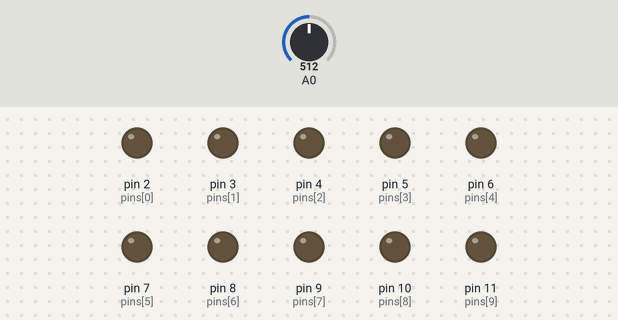
Bench run of a sketch on a simulated Arduino Uno, built with avr-gcc and run on an emulated ATmega328P. On the bench: output pins drawn as LEDs (lit = HIGH). Inputs (shaded band) come from the test bench; at power-on: A0 = 512. What the sketch prints to the serial monitor is not drawn.

Above: at 1.2 s.
1.3 s: A0 set to 466
At 1.45 s:
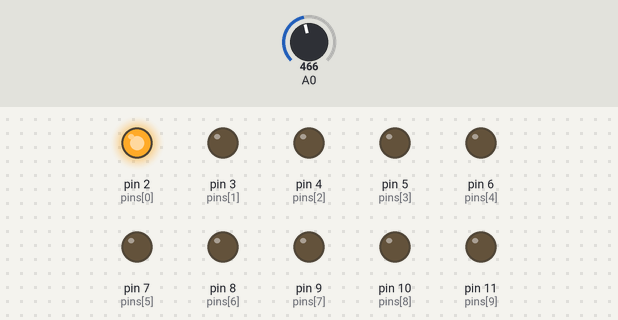
3.1 s: A0 set to 443
At 4.6 s:
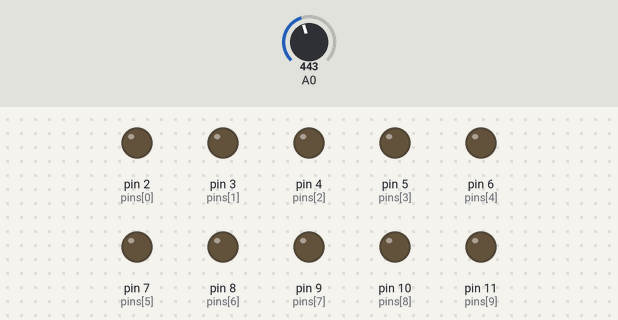
4.9 s: A0 set to 396
At 5.05 s:
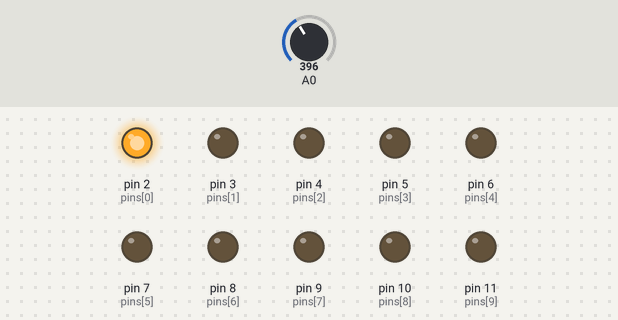
6.7 s: A0 set to 373
At 7.3 s:
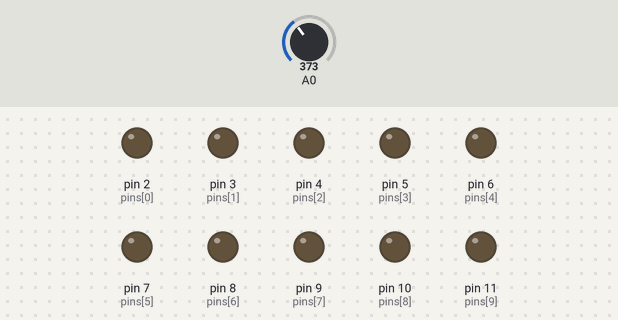
8.5 s: A0 set to 337
At 8.65 s:
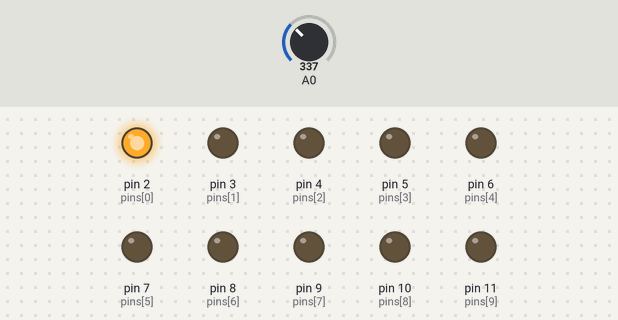
10.3 s: A0 set to 305
At 11.2 s:
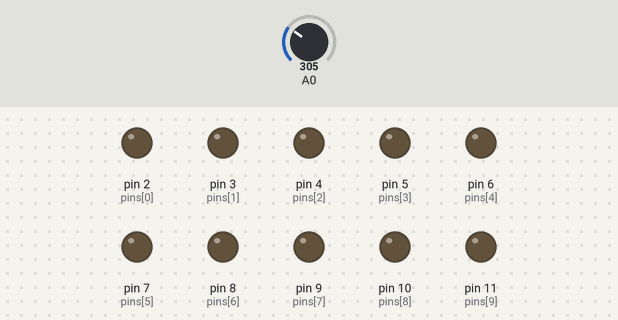
Timing chart, 0 to 13.1 s (numbered marks = the images above; inputs shaded):
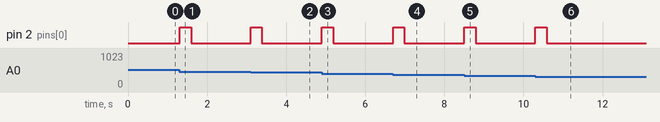

Measured:
- the behaviour switches between 458 and 457 on A0 (found by bisection; images 1 and 2)
- the behaviour switches between 389 and 388 on A0 (found by bisection; images 3 and 4)
- the behaviour switches between 319 and 318 on A0 (found by bisection; images 5 and 6)
- after the input at 1.3 s, pin 2 (pins[0]): LOW → HIGH at once, → LOW 0.29 s later
- after the input at 3.1 s, pin 2 (pins[0]): LOW → HIGH at once, → LOW 0.28 s later
- after the input at 4.9 s, pin 2 (pins[0]): LOW → HIGH at once, → LOW 0.29 s later
- after the input at 6.7 s, pin 2 (pins[0]): LOW → HIGH at once, → LOW 0.28 s later
- after the input at 8.5 s, pin 2 (pins[0]): LOW → HIGH at once, → LOW 0.29 s later
- after the input at 10.3 s, pin 2 (pins[0]): LOW → HIGH at once, → LOW 0.28 s later

The sketch:

10_led.ino
```cpp
int emg [64];
int amp = 0;
int Max = 0;
int Min = 1000;
int led [10] = {0, 50, 100, 150, 200, 250, 300, 350, 400, 450};
int pins [10] = {2, 3, 4, 5, 6, 7, 8, 9, 10, 11};
void setup() {
  Serial.begin(9600);
  for (int i = 2; i < 12; i++) {
    pinMode(i, OUTPUT);
  }
  pinMode(A0, INPUT);
  for (int i = 0; i < 64; i++) {
    emg[i] = map(analogRead(A0), 0, 1023, 0, 1000);
  }
}

void loop() {
  for (int i = 0; i < 63; i++) {
    emg[i] = emg [i + 1];
  }
  emg[63] = map(analogRead(A0), 0, 1023, 0, 1000);
  Max = 0;
  Min = 1000;
  for (int i = 0; i < 64; i++) {
    if (emg[i] < Min) {
      Min = emg[i];
    }
    if (emg[0] > Max) {
      Max = emg[i];
    }
  }
  amp = 0.7 * amp + 0.3 * (Max - Min);
  Serial.println(amp);
  for (int i = 0; i < 10; i++) {
    if (amp > led[i]) {
      digitalWrite(pins[i], 1);
    }
    else {
      digitalWrite(pins[i], 0);
    }
  }

}
```
